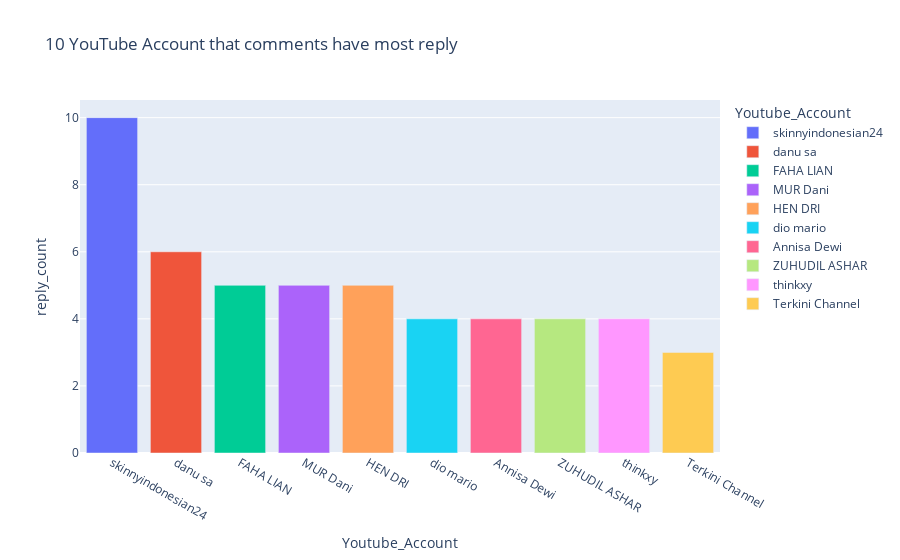

Notebook source saved alongside this figure:
### Markdown cell above
### 10 YouTube Account that comments have most reply

### Code cell
account = eda['Name'].value_counts().head(10)
account = pd.DataFrame(data=account)
account.reset_index(inplace=True)
account = account.rename(columns = {"index" : "Youtube_Account",
                                    'Name': "reply_count"})
fig = px.bar(account, x='Youtube_Account', y='reply_count',
            color='Youtube_Account', title='10 YouTube Account that comments have most reply')
fig.show()

### Figure 1 — Plotly figure (JSON) as saved in the notebook; plotly's stock layout.template omitted (floating-point values rounded to 4 significant figures)
{"data": [{"alignmentgroup": "True", "hovertemplate": "Youtube_Account=%{x}<br>reply_count=%{y}<extra></extra>", "legendgroup": "skinnyindonesian24", "marker": {"color": "#636efa", "pattern": {"shape": ""}}, "name": "skinnyindonesian24", "offsetgroup": "skinnyindonesian24", "orientation": "v", "showlegend": true, "textposition": "auto", "type": "bar", "x": ["skinnyindonesian24"], "xaxis": "x", "y": [10], "yaxis": "y"}, {"alignmentgroup": "True", "hovertemplate": "Youtube_Account=%{x}<br>reply_count=%{y}<extra></extra>", "legendgroup": "danu sa", "marker": {"color": "#EF553B", "pattern": {"shape": ""}}, "name": "danu sa", "offsetgroup": "danu sa", "orientation": "v", "showlegend": true, "textposition": "auto", "type": "bar", "x": ["danu sa"], "xaxis": "x", "y": [6], "yaxis": "y"}, {"alignmentgroup": "True", "hovertemplate": "Youtube_Account=%{x}<br>reply_count=%{y}<extra></extra>", "legendgroup": "FAHA LIAN", "marker": {"color": "#00cc96", "pattern": {"shape": ""}}, "name": "FAHA LIAN", "offsetgroup": "FAHA LIAN", "orientation": "v", "showlegend": true, "textposition": "auto", "type": "bar", "x": ["FAHA LIAN"], "xaxis": "x", "y": [5], "yaxis": "y"}, {"alignmentgroup": "True", "hovertemplate": "Youtube_Account=%{x}<br>reply_count=%{y}<extra></extra>", "legendgroup": "MUR Dani", "marker": {"color": "#ab63fa", "pattern": {"shape": ""}}, "name": "MUR Dani", "offsetgroup": "MUR Dani", "orientation": "v", "showlegend": true, "textposition": "auto", "type": "bar", "x": ["MUR Dani"], "xaxis": "x", "y": [5], "yaxis": "y"}, {"alignmentgroup": "True", "hovertemplate": "Youtube_Account=%{x}<br>reply_count=%{y}<extra></extra>", "legendgroup": "HEN DRI", "marker": {"color": "#FFA15A", "pattern": {"shape": ""}}, "name": "HEN DRI", "offsetgroup": "HEN DRI", "orientation": "v", "showlegend": true, "textposition": "auto", "type": "bar", "x": ["HEN DRI"], "xaxis": "x", "y": [5], "yaxis": "y"}, {"alignmentgroup": "True", "hovertemplate": "Youtube_Account=%{x}<br>reply_count=%{y}<extra></extra>", "legendgroup": "dio mario", "marker": {"color": "#19d3f3", "pattern": {"shape": ""}}, "name": "dio mario", "offsetgroup": "dio mario", "orientation": "v", "showlegend": true, "textposition": "auto", "type": "bar", "x": ["dio mario"], "xaxis": "x", "y": [4], "yaxis": "y"}, {"alignmentgroup": "True", "hovertemplate": "Youtube_Account=%{x}<br>reply_count=%{y}<extra></extra>", "legendgroup": "Annisa Dewi", "marker": {"color": "#FF6692", "pattern": {"shape": ""}}, "name": "Annisa Dewi", "offsetgroup": "Annisa Dewi", "orientation": "v", "showlegend": true, "textposition": "auto", "type": "bar", "x": ["Annisa Dewi"], "xaxis": "x", "y": [4], "yaxis": "y"}, {"alignmentgroup": "True", "hovertemplate": "Youtube_Account=%{x}<br>reply_count=%{y}<extra></extra>", "legendgroup": "ZUHUDIL ASHAR", "marker": {"color": "#B6E880", "pattern": {"shape": ""}}, "name": "ZUHUDIL ASHAR", "offsetgroup": "ZUHUDIL ASHAR", "orientation": "v", "showlegend": true, "textposition": "auto", "type": "bar", "x": ["ZUHUDIL ASHAR"], "xaxis": "x", "y": [4], "yaxis": "y"}, {"alignmentgroup": "True", "hovertemplate": "Youtube_Account=%{x}<br>reply_count=%{y}<extra></extra>", "legendgroup": "thinkxy", "marker": {"color": "#FF97FF", "pattern": {"shape": ""}}, "name": "thinkxy", "offsetgroup": "thinkxy", "orientation": "v", "showlegend": true, "textposition": "auto", "type": "bar", "x": ["thinkxy"], "xaxis": "x", "y": [4], "yaxis": "y"}, {"alignmentgroup": "True", "hovertemplate": "Youtube_Account=%{x}<br>reply_count=%{y}<extra></extra>", "legendgroup": "Terkini Channel", "marker": {"color": "#FECB52", "pattern": {"shape": ""}}, "name": "Terkini Channel", "offsetgroup": "Terkini Channel", "orientation": "v", "showlegend": true, "textposition": "auto", "type": "bar", "x": ["Terkini Channel"], "xaxis": "x", "y": [3], "yaxis": "y"}], "layout": {"barmode": "relative", "legend": {"title": {"text": "Youtube_Account"}, "tracegroupgap": 0}, "title": {"text": "10 YouTube Account that comments have most reply"}, "xaxis": {"anchor": "y", "categoryarray": ["skinnyindonesian24", "danu sa", "FAHA LIAN", "MUR Dani", "HEN DRI", "dio mario", "Annisa Dewi", "ZUHUDIL ASHAR", "thinkxy", "Terkini Channel"], "categoryorder": "array", "domain": [0, 1], "title": {"text": "Youtube_Account"}}, "yaxis": {"anchor": "x", "domain": [0, 1], "title": {"text": "reply_count"}}}}
